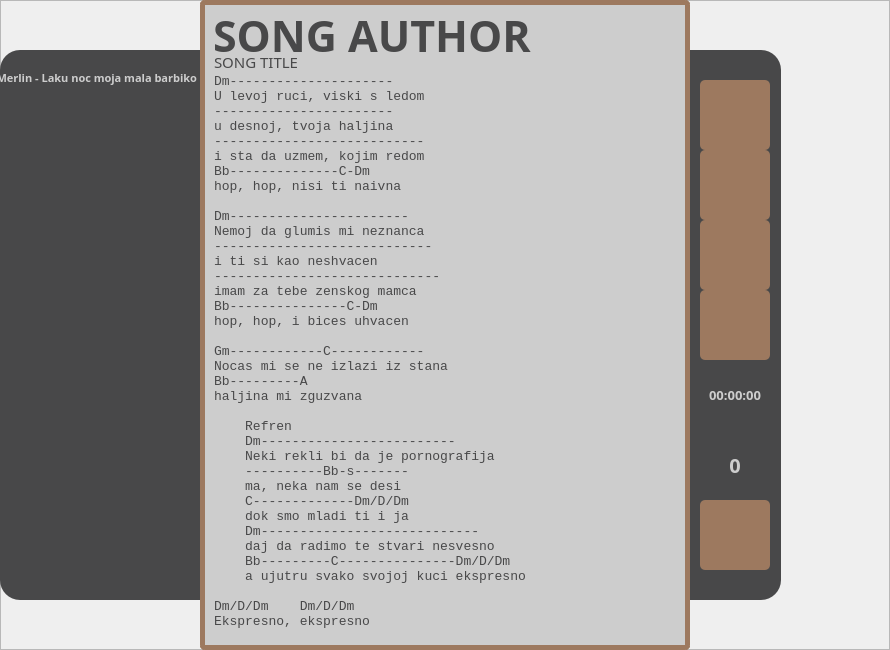
<?xml version="1.0" encoding="UTF-8"?>
<ui version="4.0">
 <class>PracticeScreen</class>
 <widget class="QMainWindow" name="PracticeScreen">
  <property name="geometry">
   <rect>
    <x>0</x>
    <y>0</y>
    <width>890</width>
    <height>650</height>
   </rect>
  </property>
  <property name="windowTitle">
   <string>MainWindow</string>
  </property>
  <property name="tabShape">
   <enum>QTabWidget::Rounded</enum>
  </property>
  <widget class="QWidget" name="centralwidget">
   <widget class="QFrame" name="frame">
    <property name="geometry">
     <rect>
      <x>0</x>
      <y>0</y>
      <width>890</width>
      <height>650</height>
     </rect>
    </property>
    <property name="styleSheet">
     <string notr="true"/>
    </property>
    <property name="frameShape">
     <enum>QFrame::StyledPanel</enum>
    </property>
    <property name="frameShadow">
     <enum>QFrame::Raised</enum>
    </property>
    <widget class="QWidget" name="widget_left" native="true">
     <property name="geometry">
      <rect>
       <x>0</x>
       <y>50</y>
       <width>200</width>
       <height>550</height>
      </rect>
     </property>
     <property name="styleSheet">
      <string notr="true">QWidget {
	background-color:rgb(72,72,73);
	border-top-left-radius: 20px;
	border-bottom-left-radius: 20px;
}</string>
     </property>
     <widget class="QListWidget" name="list_songs">
      <property name="geometry">
       <rect>
        <x>0</x>
        <y>20</y>
        <width>200</width>
        <height>510</height>
       </rect>
      </property>
      <property name="font">
       <font>
        <family>Dubai</family>
        <pointsize>8</pointsize>
        <weight>75</weight>
        <bold>true</bold>
       </font>
      </property>
      <property name="layoutDirection">
       <enum>Qt::RightToLeft</enum>
      </property>
      <property name="styleSheet">
       <string notr="true">QListWidget#list_songs {
	color: rgb(205,205,205);
	background-color:rgba(0,0,0,0);
	border-radius: 0px;
}
QListWidget::item:hover {
	color: rgb(205, 205, 205);
	background-color: rgba(157, 121, 95, 210);
}
QListWidget::item:selected {
	color: rgb(205, 205, 205);
	background-color: rgba(157, 121, 95, 255);
}</string>
      </property>
      <property name="verticalScrollBarPolicy">
       <enum>Qt::ScrollBarAlwaysOff</enum>
      </property>
      <property name="horizontalScrollBarPolicy">
       <enum>Qt::ScrollBarAlwaysOff</enum>
      </property>
      <property name="textElideMode">
       <enum>Qt::ElideNone</enum>
      </property>
      <property name="flow">
       <enum>QListView::TopToBottom</enum>
      </property>
      <property name="viewMode">
       <enum>QListView::ListMode</enum>
      </property>
      <property name="selectionRectVisible">
       <bool>false</bool>
      </property>
      <item>
       <property name="text">
        <string>Dino Merlin - Laku noc moja mala barbiko</string>
       </property>
      </item>
     </widget>
    </widget>
    <widget class="QWidget" name="widget_mid" native="true">
     <property name="geometry">
      <rect>
       <x>200</x>
       <y>0</y>
       <width>490</width>
       <height>650</height>
      </rect>
     </property>
     <property name="styleSheet">
      <string notr="true">QWidget#widget_mid{
	background-color:rgb(205,205,205);
	border: 5px solid rgb(157, 121, 95);
	border-radius: 5px;
}
QLabel{
	background-color: rgba(0,0,0,0);
}</string>
     </property>
     <widget class="QLabel" name="label_author">
      <property name="geometry">
       <rect>
        <x>13</x>
        <y>10</y>
        <width>450</width>
        <height>50</height>
       </rect>
      </property>
      <property name="font">
       <font>
        <family>Dubai</family>
        <pointsize>32</pointsize>
        <weight>75</weight>
        <bold>true</bold>
       </font>
      </property>
      <property name="styleSheet">
       <string notr="true">color: rgb(72,72,73);
background-color: rgba(0,0,0,0);
</string>
      </property>
      <property name="text">
       <string>SONG AUTHOR</string>
      </property>
      <property name="alignment">
       <set>Qt::AlignLeading|Qt::AlignLeft|Qt::AlignVCenter</set>
      </property>
     </widget>
     <widget class="QLabel" name="label_name">
      <property name="geometry">
       <rect>
        <x>14</x>
        <y>47</y>
        <width>450</width>
        <height>30</height>
       </rect>
      </property>
      <property name="font">
       <font>
        <family>Dubai</family>
        <pointsize>11</pointsize>
        <weight>50</weight>
        <bold>false</bold>
       </font>
      </property>
      <property name="styleSheet">
       <string notr="true">color: rgb(72,72,73);
background-color: rgba(0,0,0,0);</string>
      </property>
      <property name="text">
       <string>SONG TITLE</string>
      </property>
      <property name="alignment">
       <set>Qt::AlignLeading|Qt::AlignLeft|Qt::AlignVCenter</set>
      </property>
     </widget>
     <widget class="QPlainTextEdit" name="text_chords">
      <property name="geometry">
       <rect>
        <x>10</x>
        <y>70</y>
        <width>470</width>
        <height>572</height>
       </rect>
      </property>
      <property name="font">
       <font>
        <family>Consolas</family>
        <pointsize>10</pointsize>
        <weight>50</weight>
        <bold>false</bold>
       </font>
      </property>
      <property name="styleSheet">
       <string notr="true">background-color: rgba(0,0,0,0);
color: rgb(72,72,73);
border: none;</string>
      </property>
      <property name="verticalScrollBarPolicy">
       <enum>Qt::ScrollBarAlwaysOff</enum>
      </property>
      <property name="horizontalScrollBarPolicy">
       <enum>Qt::ScrollBarAsNeeded</enum>
      </property>
      <property name="readOnly">
       <bool>true</bool>
      </property>
      <property name="plainText">
       <string>Dm---------------------
U levoj ruci, viski s ledom
-----------------------
u desnoj, tvoja haljina
---------------------------
i sta da uzmem, kojim redom
Bb--------------C-Dm
hop, hop, nisi ti naivna

Dm-----------------------
Nemoj da glumis mi neznanca
----------------------------
i ti si kao neshvacen
-----------------------------
imam za tebe zenskog mamca
Bb---------------C-Dm
hop, hop, i bices uhvacen

Gm------------C------------
Nocas mi se ne izlazi iz stana
Bb---------A
haljina mi zguzvana

    Refren 
    Dm-------------------------
    Neki rekli bi da je pornografija 
    ----------Bb-s-------
    ma, neka nam se desi 
    C-------------Dm/D/Dm
    dok smo mladi ti i ja
    Dm----------------------------
    daj da radimo te stvari nesvesno
    Bb---------C---------------Dm/D/Dm
    a ujutru svako svojoj kuci ekspresno

Dm/D/Dm    Dm/D/Dm
Ekspresno, ekspresno

Od donjeg vesa nemam nista
Zelja me oblacila
A neka krpica na meni
Sta, sta, sta bi ti znacila

Molim Boga da me smire
Samo tvoji dodiri
A ispod mire djavo viri
Sta, sta da ti se uradi

Da mislim koja ce doci posle tebe
Stvarno nema potrebe

    Refren 2x

Nocas mi se ne izlazi iz stana
Haljina mi zguzvana

    Refren 2x</string>
      </property>
      <property name="textInteractionFlags">
       <set>Qt::TextSelectableByMouse</set>
      </property>
      <property name="backgroundVisible">
       <bool>false</bool>
      </property>
     </widget>
     <widget class="QLabel" name="bg">
      <property name="geometry">
       <rect>
        <x>215</x>
        <y>287</y>
        <width>270</width>
        <height>358</height>
       </rect>
      </property>
      <property name="styleSheet">
       <string notr="true">border-image: url(:/images/images/bg.jpg);</string>
      </property>
      <property name="text">
       <string/>
      </property>
     </widget>
     <zorder>label_author</zorder>
     <zorder>label_name</zorder>
     <zorder>bg</zorder>
     <zorder>text_chords</zorder>
    </widget>
    <widget class="QWidget" name="widget_right" native="true">
     <property name="geometry">
      <rect>
       <x>690</x>
       <y>50</y>
       <width>91</width>
       <height>550</height>
      </rect>
     </property>
     <property name="styleSheet">
      <string notr="true">QWidget#widget_right {
	background-color:rgb(72,72,73);
	border-top-right-radius: 20px;
	border-bottom-right-radius: 20px;
}

QLabel {
	color: rgb(205,205,205);
	background-color: rgba(0,0,0,0);
}

QPushButton#btn_start, #btn_pause, #btn_finish, #btn_next, #btn_exit {
	background-color: rgba(157, 121, 95, 255);
	color: rgb(205,205,205);
	border-radius: 5px;
}
QPushButton#btn_start:hover, #btn_pause:hover, #btn_finish:hover, #btn_next:hover, #btn_exit:hover {
	background-color: rgba(143, 110, 86, 255);
}
QPushButton#btn_start:pressed, #btn_pause:pressed, #btn_finish:pressed, #btn_next:pressed, #btn_exit:pressed {
	background-color: rgba(130, 100, 78, 255);
}</string>
     </property>
     <widget class="QPushButton" name="btn_start">
      <property name="geometry">
       <rect>
        <x>10</x>
        <y>30</y>
        <width>70</width>
        <height>70</height>
       </rect>
      </property>
      <property name="font">
       <font>
        <family>Dubai</family>
        <pointsize>11</pointsize>
        <weight>75</weight>
        <bold>true</bold>
       </font>
      </property>
      <property name="styleSheet">
       <string notr="true">border-image: url(:/practice/images/practice/play.jpg);</string>
      </property>
      <property name="text">
       <string/>
      </property>
     </widget>
     <widget class="QPushButton" name="btn_pause">
      <property name="geometry">
       <rect>
        <x>10</x>
        <y>100</y>
        <width>70</width>
        <height>70</height>
       </rect>
      </property>
      <property name="font">
       <font>
        <family>Dubai</family>
        <pointsize>11</pointsize>
        <weight>75</weight>
        <bold>true</bold>
       </font>
      </property>
      <property name="styleSheet">
       <string notr="true">border-image: url(:/practice/images/practice/pause.jpg);</string>
      </property>
      <property name="text">
       <string/>
      </property>
     </widget>
     <widget class="QPushButton" name="btn_finish">
      <property name="geometry">
       <rect>
        <x>10</x>
        <y>170</y>
        <width>70</width>
        <height>70</height>
       </rect>
      </property>
      <property name="font">
       <font>
        <family>Dubai</family>
        <pointsize>11</pointsize>
        <weight>75</weight>
        <bold>true</bold>
       </font>
      </property>
      <property name="styleSheet">
       <string notr="true">border-image: url(:/practice/images/practice/finish.jpg);</string>
      </property>
      <property name="text">
       <string/>
      </property>
     </widget>
     <widget class="QPushButton" name="btn_next">
      <property name="geometry">
       <rect>
        <x>10</x>
        <y>240</y>
        <width>70</width>
        <height>70</height>
       </rect>
      </property>
      <property name="font">
       <font>
        <family>Dubai</family>
        <pointsize>11</pointsize>
        <weight>75</weight>
        <bold>true</bold>
       </font>
      </property>
      <property name="styleSheet">
       <string notr="true">border-image: url(:/practice/images/practice/next.jpg);</string>
      </property>
      <property name="text">
       <string/>
      </property>
     </widget>
     <widget class="QPushButton" name="btn_exit">
      <property name="geometry">
       <rect>
        <x>10</x>
        <y>450</y>
        <width>70</width>
        <height>70</height>
       </rect>
      </property>
      <property name="font">
       <font>
        <family>Dubai</family>
        <pointsize>11</pointsize>
        <weight>75</weight>
        <bold>true</bold>
       </font>
      </property>
      <property name="styleSheet">
       <string notr="true">border-image: url(:/practice/images/practice/exit.jpg);</string>
      </property>
      <property name="text">
       <string/>
      </property>
     </widget>
     <widget class="QLabel" name="label_time">
      <property name="geometry">
       <rect>
        <x>10</x>
        <y>310</y>
        <width>70</width>
        <height>70</height>
       </rect>
      </property>
      <property name="font">
       <font>
        <family>Dubai</family>
        <pointsize>10</pointsize>
        <weight>75</weight>
        <bold>true</bold>
       </font>
      </property>
      <property name="styleSheet">
       <string notr="true">border-image: url(:/practice/images/practice/count.jpg);</string>
      </property>
      <property name="text">
       <string>00:00:00</string>
      </property>
      <property name="alignment">
       <set>Qt::AlignCenter</set>
      </property>
     </widget>
     <widget class="QLabel" name="label_songs">
      <property name="geometry">
       <rect>
        <x>10</x>
        <y>380</y>
        <width>70</width>
        <height>70</height>
       </rect>
      </property>
      <property name="font">
       <font>
        <family>Dubai</family>
        <pointsize>15</pointsize>
        <weight>75</weight>
        <bold>true</bold>
       </font>
      </property>
      <property name="styleSheet">
       <string notr="true">border-image: url(:/practice/images/practice/count.jpg);</string>
      </property>
      <property name="text">
       <string>0</string>
      </property>
      <property name="alignment">
       <set>Qt::AlignCenter</set>
      </property>
     </widget>
     <zorder>btn_start</zorder>
     <zorder>btn_pause</zorder>
     <zorder>btn_finish</zorder>
     <zorder>btn_exit</zorder>
     <zorder>label_time</zorder>
     <zorder>btn_next</zorder>
     <zorder>label_songs</zorder>
    </widget>
    <zorder>widget_mid</zorder>
    <zorder>widget_right</zorder>
    <zorder>widget_left</zorder>
   </widget>
  </widget>
 </widget>
 <resources>
  <include location="../res.qrc"/>
 </resources>
 <connections/>
</ui>
